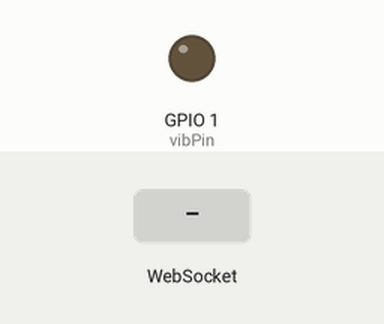
This sketch was run on a simulated ESP32. On the bench: output pins drawn as LEDs (lit = HIGH). The inputs (shaded band) are chosen by the test bench. WiFi joins after 1.5 s; servers stay silent unless stated; what the sketch prints to the serial monitor is not drawn.

Above: at 2.7 s.
2.8 s: WebSocket text "1" received
At 3.6 s:
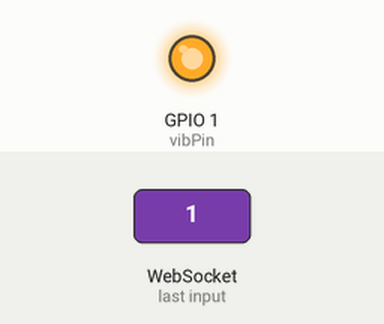
5.8 s: WebSocket text "0" received
At 8.7 s:
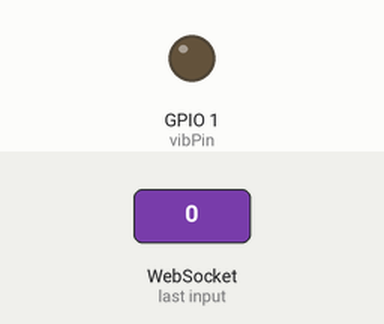
8.8 s: WebSocket text "2" received
At 9.4 s:
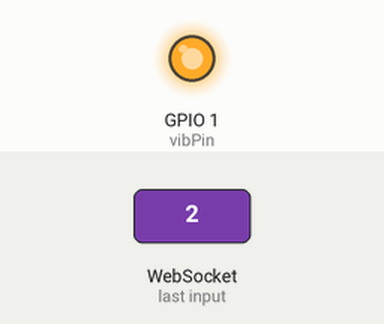
Timing chart, 0 to 12.8 s (numbered marks = the images above; inputs shaded):
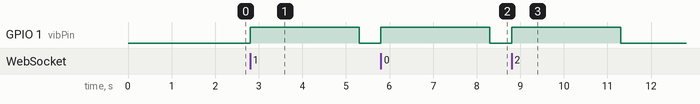

The sketch:

alerta.ino
```cpp
#include <WiFi.h>
#include <WebSocketsClient.h>

WebSocketsClient webSocket;

const char* ssid = "NOME-DA-REDE-WIFI";
const char* password = "SENHA-DO_WIFI";

// Render ou qualquer outro
const char* serverHost = "MEUSERVIDOR-dwmi.onrender.com";
const int serverPort = 443;
const char* serverPath = "/";

const int vibPin = 1; // Número do pino que o módulo de vibração está conectado

unsigned long vibStartTime = 0;
const unsigned long vibDuration = 2500;
bool vibrating = false;

void webSocketEvent(WStype_t type, uint8_t * payload, size_t length) {
  switch (type) {
    case WStype_CONNECTED:
      Serial.println("WebSocket conectado");
      break;

    case WStype_TEXT:
      Serial.println("Evento recebido:");
      Serial.println((char*)payload);

      digitalWrite(vibPin, HIGH);
      vibrating = true;
      vibStartTime = millis();
      break;

    case WStype_DISCONNECTED:
      Serial.println("WebSocket desconectado");
      break;
  }
}

void setup() {
  Serial.begin(115200);

  pinMode(vibPin, OUTPUT);
  digitalWrite(vibPin, LOW);

  WiFi.begin(ssid, password);
  Serial.print("Conectando WiFi");
  while (WiFi.status() != WL_CONNECTED) {
    delay(500);
    Serial.print(".");
  }
  Serial.println("\nWiFi conectado");

  webSocket.beginSSL(
    serverHost,
    serverPort,
    serverPath
  );

  webSocket.onEvent(webSocketEvent);

  webSocket.setReconnectInterval(5000);
}

void loop() {
  webSocket.loop();
  if (vibrating) {
    if (millis() - vibStartTime >= vibDuration) {
      digitalWrite(vibPin, LOW);
      vibrating = false;
      Serial.println("Vibração encerrada");
    }
  }
}
```

Measured:
- after the input at 2.8 s, GPIO 1 (vibPin): LOW → HIGH at once, → LOW 2.5 s later
- after the input at 5.8 s, GPIO 1 (vibPin): LOW → HIGH at once, → LOW 2.5 s later
- after the input at 8.8 s, GPIO 1 (vibPin): LOW → HIGH at once, → LOW 2.5 s later
